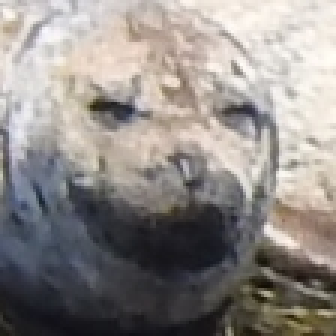
#> input picture photos/0/chip10.jpeg, 112 x 112 px (shown 3 times larger)
$ python -i zprocess.py   (imports and definitions only)
#> lines starting #> are read from the running program, lines starting #| are printed output that depends on the picture; after the words box and inside, x2 and y2 are one past the last pixel; in counts of white or black regions, pixels touching at a corner belong together
#> further down, picture is the input picture: shape (112, 112, 3); mean B, G, R 135.6, 139, 144.2
from __future__ import division
from cv2 import cv2
import numpy as np
import dirhandler as dh
import sys
import os

SIZE = (112,112)

def morpher(img, path=False):
#> called with path = False
    gray = cv2.cvtColor(img, cv2.COLOR_BGR2GRAY)
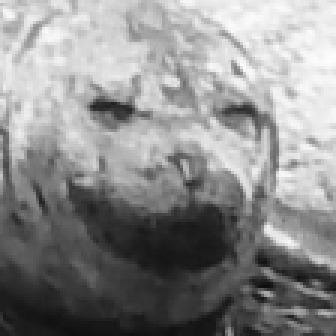
#> gray: shape (112, 112) (shown 3 times larger); min 13, max 253, mean 140.2
    ret,thresh = cv2.threshold(gray,5,255,cv2.THRESH_TOZERO)
    kernel1 = cv2.getStructuringElement(cv2.MORPH_ELLIPSE, (11,11))
    kernel2 = np.ones((3,3),np.uint8)
    erosion = cv2.erode(thresh,kernel2,iterations = 1)
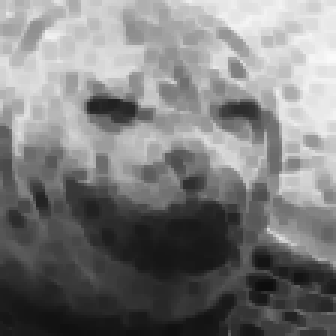
#> erosion: shape (112, 112) (shown 3 times larger); min 13, max 251, mean 124.1
    dilation = cv2.dilate(erosion,kernel1,iterations = 7)
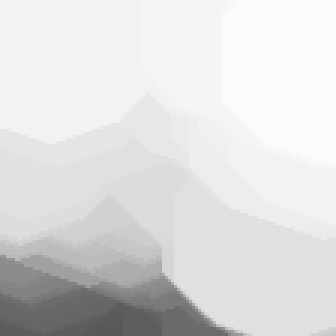
#> dilation: shape (112, 112) (shown 3 times larger); min 88, max 251, mean 220
    contours, hierarchy = cv2.findContours(dilation,cv2.RETR_TREE,cv2.CHAIN_APPROX_SIMPLE)
#> contours = [[[0, 0], [0, 111], [111, 111], [111, 0]]]
    c = max(contours, key = cv2.contourArea)
#> c = [[0, 0], [0, 111], [111, 111], [111, 0]]
    rect = cv2.minAreaRect(c)
#> rect = ((55.5, 55.5), (111, 111), -90)
    box = cv2.boxPoints(rect)
#> box = [[111, 111], [-3.4e-15, 111], [0, 0], [111, 0]]
    box = np.int0(box)
#> box = [[111, 111], [0, 111], [0, 0], [111, 0]]
    cv2.drawContours(img,[box],0,(0,0,255),2)
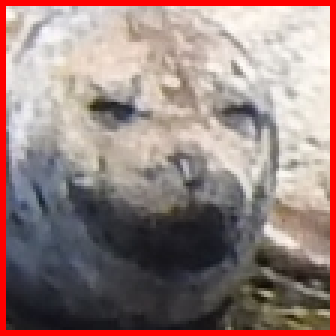
#> img: shape (112, 112, 3) (shown 3 times larger); 7.02% of pixels changed, all inside (x1, y1, x2, y2) = (0, 0, 112, 112)
    return img

# [65 lines left out: functions normalize, rem_lighting, greyscale, normalize_images, main, not called in this run]

# [2 lines not run here, left out]

>>> import cv2
>>> picture = cv2.imread('photos/0/chip10.jpeg')
>>> result = morpher(picture)

$ run again, on photos/1/chip18.jpeg
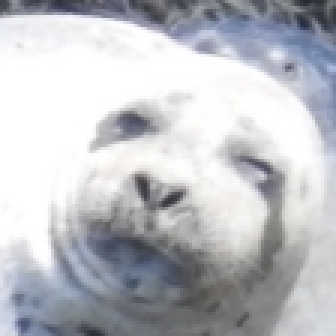
#> input picture photos/1/chip18.jpeg, 112 x 112 px (shown 3 times larger)
#> picture is the input picture: shape (112, 112, 3); mean B, G, R 196.2, 191.3, 189.5
#> in morpher, `dilation = cv2.dilate(erosion,kernel1,iterations = 7)`:
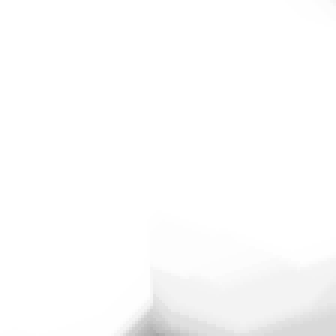
#> dilation: shape (112, 112) (shown 3 times larger); min 167, max 255, mean 252.5
#> contours = [[[0, 0], [0, 111], [111, 111], [111, 0]]]
#> c = [[0, 0], [0, 111], [111, 111], [111, 0]]
#> rect = ((55.5, 55.5), (111, 111), -90)
#> in morpher, `box = cv2.boxPoints(rect)`: box = [[111, 111], [-3.4e-15, 111], [0, 0], [111, 0]]
#> in morpher, `box = np.int0(box)`: box = [[111, 111], [0, 111], [0, 0], [111, 0]]
#> in morpher, `cv2.drawContours(img,[box],0,(0,0,255),2)`:
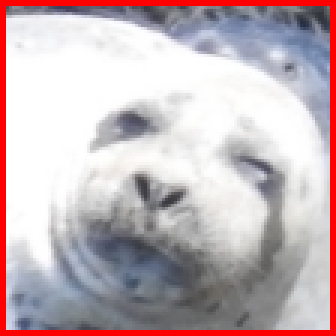
#> img: shape (112, 112, 3) (shown 3 times larger); 7.02% of pixels changed, all inside (x1, y1, x2, y2) = (0, 0, 112, 112)

$ run again, on photos/1/chip22.jpeg
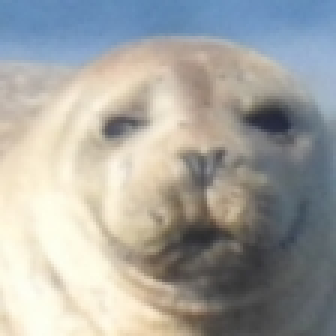
#> input picture photos/1/chip22.jpeg, 112 x 112 px (shown 3 times larger)
#> picture is the input picture: shape (112, 112, 3); mean B, G, R 160, 164.1, 164.2
#> in morpher, `dilation = cv2.dilate(erosion,kernel1,iterations = 7)`:
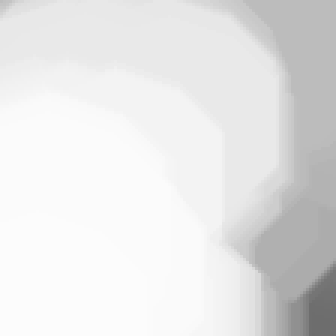
#> dilation: shape (112, 112) (shown 3 times larger); min 108, max 252, mean 229.2
#> contours = [[[0, 0], [0, 111], [111, 111], [111, 0]]]
#> c = [[0, 0], [0, 111], [111, 111], [111, 0]]
#> rect = ((55.5, 55.5), (111, 111), -90)
#> in morpher, `box = cv2.boxPoints(rect)`: box = [[111, 111], [-3.4e-15, 111], [0, 0], [111, 0]]
#> in morpher, `box = np.int0(box)`: box = [[111, 111], [0, 111], [0, 0], [111, 0]]
#> in morpher, `cv2.drawContours(img,[box],0,(0,0,255),2)`:
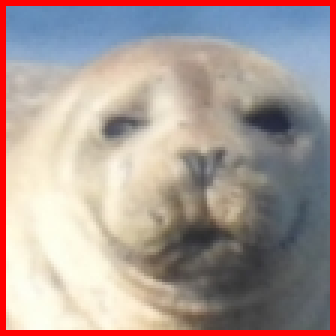
#> img: shape (112, 112, 3) (shown 3 times larger); 7.02% of pixels changed, all inside (x1, y1, x2, y2) = (0, 0, 112, 112)

$ run again, on photos/2/chip122.jpeg
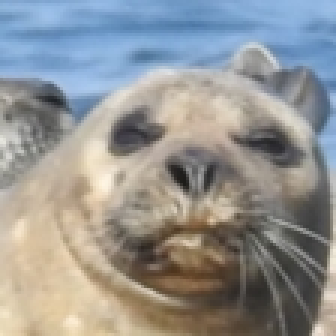
#> input picture photos/2/chip122.jpeg, 112 x 112 px (shown 3 times larger)
#> picture is the input picture: shape (112, 112, 3); mean B, G, R 147, 148, 147.1
#> in morpher, `dilation = cv2.dilate(erosion,kernel1,iterations = 7)`:
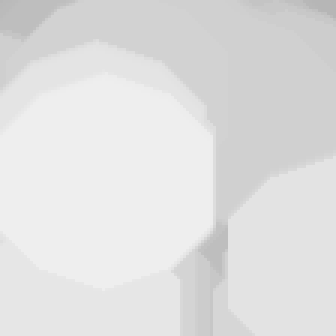
#> dilation: shape (112, 112) (shown 3 times larger); min 182, max 238, mean 223.6
#> contours = [[[0, 0], [0, 111], [111, 111], [111, 0]]]
#> c = [[0, 0], [0, 111], [111, 111], [111, 0]]
#> rect = ((55.5, 55.5), (111, 111), -90)
#> in morpher, `box = cv2.boxPoints(rect)`: box = [[111, 111], [-3.4e-15, 111], [0, 0], [111, 0]]
#> in morpher, `box = np.int0(box)`: box = [[111, 111], [0, 111], [0, 0], [111, 0]]
#> in morpher, `cv2.drawContours(img,[box],0,(0,0,255),2)`:
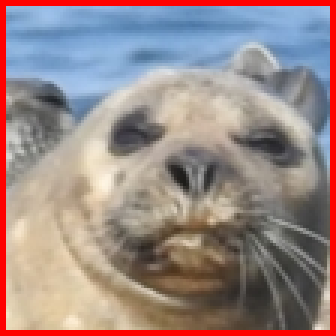
#> img: shape (112, 112, 3) (shown 3 times larger); 7.02% of pixels changed, all inside (x1, y1, x2, y2) = (0, 0, 112, 112)
